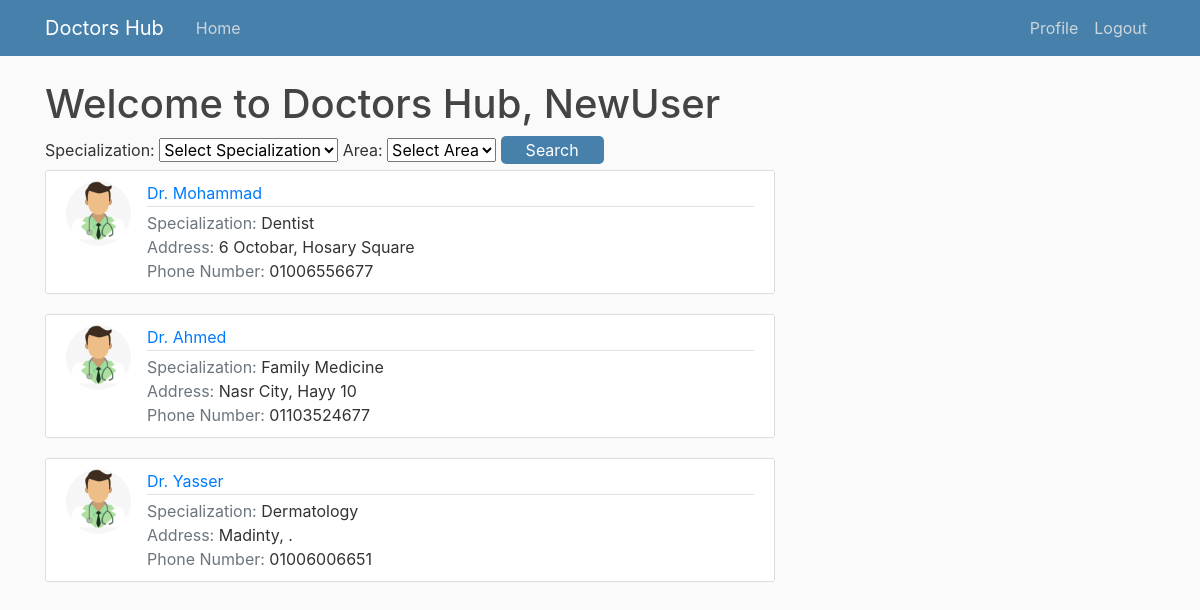
Screenshot of / (signed in) with the database file from the repository.
### doctors_hub/models.py (models this page shows, shortened)
class Doctor(models.Model):
    name = models.CharField(max_length=30)
    phone = models.CharField(max_length=11)
    address = models.TextField(max_length=150)
    area = models.ForeignKey(Area, on_delete=models.CASCADE)
    specialization = models.ForeignKey(Specialization, # One Specialization per Doctor
                                       on_delete=models.CASCADE)
    image = models.ImageField(default='default_doc.jpg', upload_to='profile_pics')

class Specialization(models.Model):
    name = models.CharField(max_length=50)
    def __str__(self):
        return self.name

class Area(models.Model):
    name = models.CharField(max_length=50)
    def __str__(self):
        return self.name

### doctors_hub/views.py (the view)
# urls.py: 2. Add a URL to urlpatterns:  path('', views.home, name='home')
def home(request):
    context = {
        'specializations': Specialization.objects.all(),
        'areas': Area.objects.all(),
        'doctors': Doctor.objects.all()
    }
    return render(request, 'doctors_hub/home.html', context)

### doctors_hub/templates/doctors_hub/home.html (shortened to what this page needs)
{% extends "doctors_hub/base.html" %}
{% block content %}
    <h1>Welcome to Doctors Hub, {{user.username}}</h1>
    <form action="{% url 'doctor-search' %}" method="get">
        <label for="specialization">Specialization:</label>
        <select name="specialization" id="specialization">
            <option value="">Select Specialization</option>
        </select>
        <label for="area">Area:</label>
        <select name="area" id="area">
            <option value="">Select Area</option>
        </select>
        <button type="submit">Search</button>
    </form>
    {% for doctor in doctors %}
    <article class="media content-section">
      <img class="rounded-circle article-img" src="{{ doctor.image.url }}">
      <div class="media-body">
        <div class="article-metadata">
          <a class="mr-2" href="#"> Dr. {{ doctor.name }}</a>
        </div>
        <div class="doctor-details">
            <div class="doctor-specialization">
                <span class="text-muted">Specialization: </span>{{ doctor.specialization }}
            </div>
            <div class="doctor-area">
                <span class="text-muted">Address: </span>{{ doctor.area }}, {{doctor.address}}
            </div>
            <div class="doctor-phone">
                <span class="text-muted">Phone Number: </span>{{ doctor.phone }}
            </div>
        </div>
      </div>
    </article>
    {% endfor %}
{% endblock content %}

### doctors_hub/static/doctors_hub/main.css (style rules this page uses)
body { background: #fafafa; color: #333333; margin-top: 5rem; }
h1, h2, h3, h4, h5, h6 { color: #444444; }
.content-section { background: #ffffff; padding: 10px 20px; border: 1px solid #dddddd; border-radius: 3px; margin-bottom: 20px; }
.article-img { height: 65px; width: 65px; margin-right: 16px; }
.article-metadata { padding-bottom: 1px; margin-bottom: 4px; border-bottom: 1px solid #e3e3e3 }
button[type="submit"] { background-color: #4781ab; color: #fff; border: none; padding: 2px 25px; border-radius: 5px; cursor: pointer; }

### rows the page displays
Doctor: image (placeholder picture), name "Mohammad", specialization "Dentist", area "6 Octobar", address "Hosary Square", phone "01006556677"
Doctor: image (placeholder picture), name "Ahmed", specialization "Family Medicine", area "Nasr City", address "Hayy 10", phone "01103524677"
Doctor: image (placeholder picture), name "Yasser", specialization "Dermatology", area "Madinty", address ".", phone "01006006651"

### other values shown
{{ user.username }} "NewUser"
